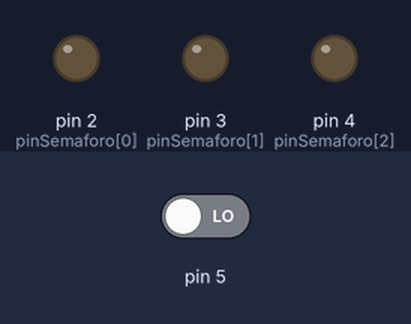
Simulated run of this sketch. Board: Arduino Uno, built with avr-gcc and run on an emulated ATmega328P. On the bench: output pins drawn as LEDs (lit = HIGH). Inputs (shaded band) come from the test bench; at power-on: pin 5 LOW. What the sketch prints to the serial monitor is not drawn.

Above: at 1.2 s.
1.3 s: pin 5 driven HIGH
At 7.4 s:
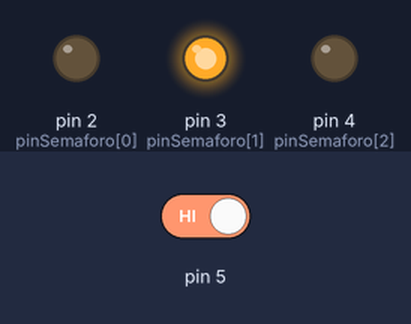
At 10.0 s:
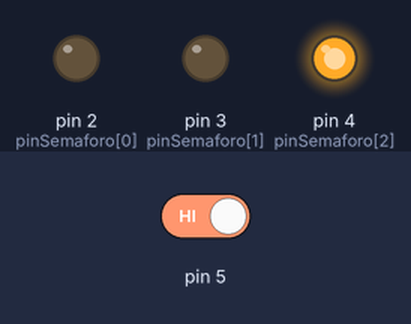
Timing chart, 0 to 19.6 s (numbered marks = the images above; inputs shaded):
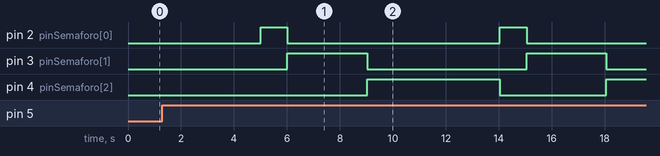

Measured:
- by itself, pin 2 (pinSemaforo[0]): alternates HIGH for 1.0 s and LOW for 8.0 s
- by itself, pin 3 (pinSemaforo[1]): alternates HIGH for 3.0 s and LOW for 6.0 s

The sketch:

logic-light-traffic-sensor.ino
```cpp
//vermelho [0], amarelo [1], verde [2]
byte pinSemaforo[]={2, 3, 4};
//byte pinSemaforo[0] = 2;
//byte pinSemaforo[1] = 3;
//byte pinSemaforo[2] = 4;
byte estado = 0;
int tempoSemaforo, tempoVermelho = 8000;
unsigned long tempoInicial;

void setup() {
  Serial.begin(9600);
  //Serial.println(pinSemaforo[2]);
  for(byte x=0; x<3; x++){
    pinMode(pinSemaforo[x], OUTPUT);
  }
  tempoInicial = millis();
}

void loop() {
  bool sensorIR = digitalRead(5);
  if (sensorIR){
    if(estado == 1){
      tempoVermelho = 1000;
    }
  }
  Serial.println(sensorIR);
  semaforo();
}

void semaforo(){
  tempoSemaforo = millis() - tempoInicial;
  if ((tempoSemaforo>5000)&&(estado == 0)){
    vermelho();
    estado = 1;
    tempoInicial = millis();
  }
  else if ((tempoSemaforo>tempoVermelho)&&(estado == 1)){
    amarelo();
    estado = 2;
    tempoInicial = millis();
    tempoVermelho = 8000;
  }
  else if ((tempoSemaforo>3000)&&(estado == 2)){
    verde();
    estado = 0;
    tempoInicial = millis();
  }
}

void vermelho(){
  digitalWrite(pinSemaforo[0], HIGH);
  digitalWrite(pinSemaforo[1], LOW);
  digitalWrite(pinSemaforo[2], LOW);
  Serial.println("Vermelho");
}

void amarelo(){
  digitalWrite(pinSemaforo[0], LOW);
  digitalWrite(pinSemaforo[1], HIGH);
  digitalWrite(pinSemaforo[2], LOW);
  Serial.println("Amarelo");
}

void verde(){
  digitalWrite(pinSemaforo[0], LOW);
  digitalWrite(pinSemaforo[1], LOW);
  digitalWrite(pinSemaforo[2], HIGH);
  Serial.println("Verde");
}
```
